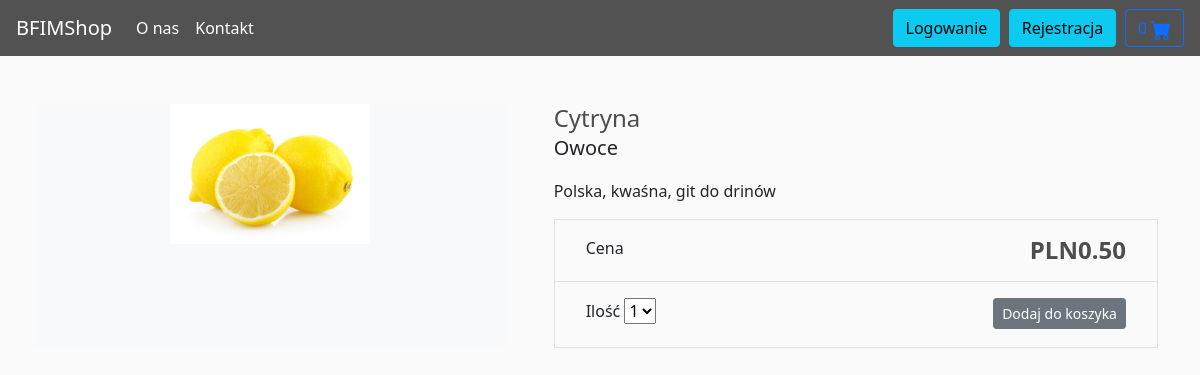
The app's page /cytryna with its own data.
### store/models.py (models this page shows, shortened)
class Product(models.Model):
    category = models.ForeignKey(Category, related_name='product', on_delete=models.CASCADE)
    created_by = models.ForeignKey(User, on_delete=models.CASCADE, related_name='product_creator')
    title = models.CharField(max_length=255)
    author = models.CharField(max_length=255, default='admin')
    description = models.TextField(blank=True)
    image = models.ImageField(upload_to='images/', default='images/default.jpg')
    slug = models.SlugField(max_length=255)
    price = models.DecimalField(max_digits=4, decimal_places=2)
    in_stock = models.BooleanField(default=True)
    is_active = models.BooleanField(default=True)
    created = models.DateTimeField(auto_now_add=True)
    updated = models.DateTimeField(auto_now=True)
    objects = models.Manager()
    products = ProductManager()
    class Meta:
        verbose_name_plural = 'Products'
        ordering = ('-created',)

class Category(models.Model):
    name = models.CharField(max_length=255, db_index=True)
    slug = models.SlugField(max_length=255, unique=True)
    class Meta:
        verbose_name_plural = 'categories'
    def __str__(self):
        return self.name

### store/views.py (the view)
# urls.py: path('<slug:slug>', views.product_detail, name='product_detail'),
def product_detail(request, slug):
    product = get_object_or_404(Product, slug=slug, in_stock=True)
    return render(request, 'store/products/detail.html', {'product': product})

### basket/basket.py (called while the page is built)
    def __len__(self):
        return sum(item['qty'] for item in self.basket.values())

### basket/context_processors.py (called while the page is built)
def basket(request):
    return {'basket': Basket(request)}

### store/context_processors.py (called while the page is built)
def categories(request):
    return {
        'categories': Category.objects.all()
    }

### store/templates/store/products/detail.html (shortened to what this page needs)
{% extends '../main.html' %}
{% load static %}
{% block content %}
<div class="container">
    <main class="pt-5">
        <div class="row g-3">
            <div class="col-md-5 col-lg-5 order-md-first bg-light">
                <img class="img-fluid mx-auto d-block" width="200px" alt="Responsive image" src="{{ product.image.url }}">
            </div>
            <div class="col-md-7 col-lg-7 ps-md-3 ps-lg-5">
                <h1 class="mb-0 h4">{{ product.title }}</h1>
                <p><span class="lead">{{ product.category }}</span></p>
                <p>{{ product.description|slice:":355" }}</p>
                <div class="border">
                    <div class="col border-bottom">
                        <div class="row p-3">
                            <div class="col-6">Cena</div>
                            <div class="col-6 text-end"><span class="h4 fw-bold">PLN{{ product.price }}</span></div>
                        </div>
                    </div>
                    <div class="col">
                        <div class="row p-3">
                            <div class="col-6">
                                <label for="select">Ilość</label>
                                <select id="select">
                                    <option value="1">1</option>
                                </select>
                            </div>
<div class="col-6 text-end"><button type="button" id="add-button" value="{{product.id}}" class="btn btn-secondary btn-sm">Dodaj do koszyka</button></div>
                        </div>
                    </div>
                </div>
            </div>
        </div>
    </main>
</div>
{% endblock %}

### records on screen
Product: image (picture), title "Cytryna", category "Owoce", description "Polska, kwaśna, git do drinów", price "0.50"
